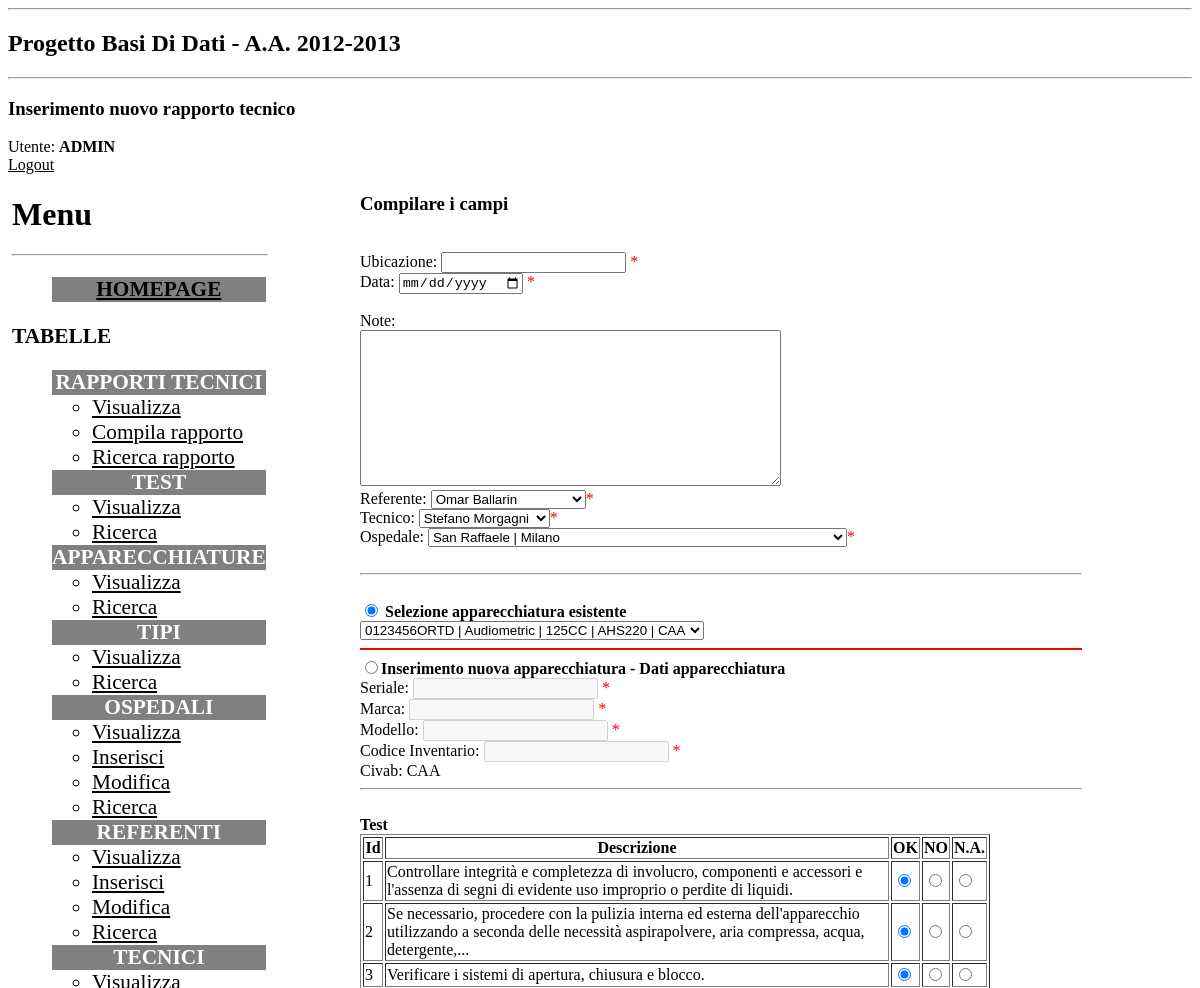
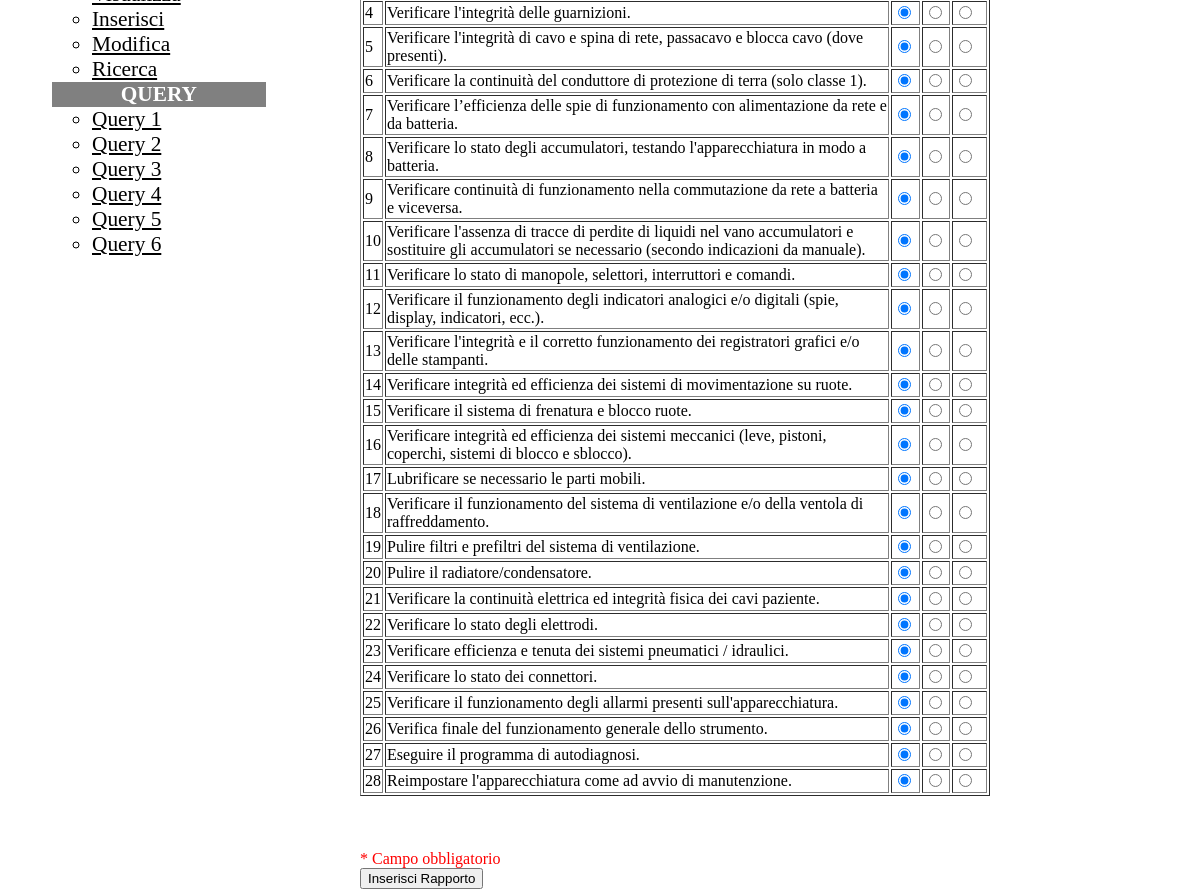
/Php/insert_rapporto.php?civab=CAA (signed in), run on the app's committed database (2 pictures, top to bottom).
### tables this page shows
CREATE TABLE IF NOT EXISTS `Test` (
  `idTest` int(11) NOT NULL,
  `Descrizione` varchar(255) DEFAULT NULL,
  PRIMARY KEY (`idTest`)
);

### Php/insert_rapporto.php (the view, shortened to what this page needs)
<?php
require("library.php");
page_start("Progetto Basi Di Dati - A.A. 2012-2013");
subtitle("Inserimento nuovo rapporto tecnico");
menu();
start_body();
echo "<form action='confirmRapporto.php' method=POST name='rapporto' id='rapporto' onSubmit='return checkForm();' >";
echo "
<B><H3>Compilare i campi</H3></B><br>
";
$civab=$_GET["civab"];
$conn=connectDB();
echo<<<END
  Ubicazione: <input type="text" name="ubicazione" id="ubicazione"> <font color='red'>*</font> <br>
  Data: <input type="date" name="data" id="data"> <font color='red'>*</font><br><br>
   Note:<br>
  <textarea rows=10 cols=50 name="note"></textarea>
END;
$query="SELECT idPersona, p.Nome, p.Cognome FROM Persone p NATURAL JOIN Referenti r";
$result=mysql_query($query, $conn);
echo<<<END
  <br>
  Referente:
  <select name="referente">
END;
while($row=mysql_fetch_array($result))
{
echo<<<END
  <option value="$row[0]">$row[1] $row[2]</option>
END;
}
echo<<<END
  </select><font color='red'>*</font>
END;
$query="SELECT idPersona, p.Nome, p.Cognome FROM Persone p NATURAL JOIN Tecnici t";
$result=mysql_query($query, $conn);
echo<<<END
  <br>
  Tecnico:
  <select name="tecnico">
END;
while($row=mysql_fetch_array($result))
{
echo<<<END
  <option value="$row[0]">$row[1] $row[2]</option>
END;
}
echo<<<END
  </select><font color='red'>*</font>
END;
$query="SELECT o.idOspedale, o.Nome, o.Citta FROM Ospedali o";
$result=mysql_query($query, $conn);
echo<<<END
  <br>
  Ospedale:
  <select name="ospedale">
END;
while($row=mysql_fetch_array($result))
{
echo<<<END
  <option value="$row[0]">$row[1] | $row[2]</option>
END;
}
echo<<<END
  </select><font color='red'>*</font><br><br>
END;
$query="SELECT * FROM Apparecchiature WHERE Civab='$civab'";
$result=mysql_query($query, $conn);
echo<<<END
  <hr width=100%><br>
  <input type="radio" name="selectApp" value="presente"  onclick="changeApp();" id="radioPres" checked>
  <b>Selezione apparecchiatura esistente</b>
  <br>
  <select name="serial" id="pres"> <font color='red'>*</font>
END;
while($row=mysql_fetch_array($result))
  echo "<option value='$row[0]'>$row[0] | $row[1] | $row[2] | $row[3] | $row[4]</option>";
echo<<<END
  <select>
END;
echo<<<END
  <hr width=100% color="red">
  <input type="radio" name="selectApp" value="nuova" onclick="changeApp();" id="radioNew"><b>Inserimento nuova apparecchiatura - Dati apparecchiatura</b> <br>
  Seriale: <input name="serialeApparecchiatura" id="newSer" disabled> <font color='red'>*</font> <br>
  Marca: <input name="marcaApp"  id="newMar" disabled> <font color='red'>*</font> <br>
  Modello: <input name="modelloApp"  id="newMod" disabled> <font color='red'>*</font> <br>
  Codice Inventario: <input name="codiceApp" id="newCod" disabled> <font color='red'>*</font> <br>
END;
echo<<<END
  Civab: $civab<input type="hidden" name="civabApp" value="$civab"><br>
END;
echo<<<END
  <hr width=100%>
  <br>
END;
$query="SELECT t.idTest, t.Descrizione FROM CompatibileCon cn NATURAL JOIN Test t WHERE cn.Civab='$civab'";
$result=mysql_query($query, $conn);
$i=0;
  echo "<b>Test</b>";
$table_head =  array("Id","Descrizione","OK","NO","N.A.");
table_start($table_head);
while ($row = mysql_fetch_row($result)) {
  $radio[0]="<input type=\"radio\" name=\"test$row[0]\" value='SI' checked/>";
  $radio[1]="<input type=\"radio\" name=\"test$row[0]\" value='NO' />";
  $radio[2]="<input type=\"radio\" name=\"test$row[0]\" value='N.A.' />";
  table_row(array_merge($row,$radio));
  $i++;
}
table_end();
echo "
  <br><br>
  <input type='hidden' name='numTest' value='$i'>
  <br>
  <font color='red'>* Campo obbligatorio</font> <br>
  <input type='submit' value='Inserisci Rapporto' name='btnInvia'>
  </form>
";
end_body();
page_end();
?>

### Php/library.php (shortened to what this page needs)
<?php
function page_start($title) {
  echo<<<END
<!DOCTYPE html PUBLIC "-//W3C//DTD XHTML 1.0 Strict//EN" "http://www.w3.org/TR/xhtml1/DTD/xhtml1-strict.dtd">
<html xmlns="http://www.w3.org/1999/xhtml"  xml:lang="it" lang="it">
<head>
<link rel="stylesheet" type="text/css" href="style.css">
<script type="text/javascript" src="script.js"></script>
<title>$title</title>
</head>
<body>
<hr />
<h2>$title</h2>
<hr />
END;
};
function menu()
{
$login=authenticate() or
  die("Accesso negato. Effettuare il <a href=\"login.php\">login</a>");;
echo "Utente: <b>" . strtoupper($login) .  "</b>";
echo "<br />";
echo hyperlink("Logout", "logout.php");
echo<<<END
<div style="position:absolute; left:1%; width:auto;">
<h1>Menu</h1>
<hr width=100% align="left">
<ul style="font-size:16pt;">
<li style="color:white;background-color:grey;text-align:center;"><A HREF="home.php"><b>HOMEPAGE</b></A></li>
</ul>
<text style="font-size:16pt;"><B>TABELLE</B></text>
<ul style="font-size:16pt;">
<li style="color:white;background-color:grey;text-align:center;"><b>RAPPORTI TECNICI</b></li>
  <ul>
  <li><a href="view_rapporti.php">Visualizza</a></li>
  <li><a href="select_tipo.php">Compila rapporto</a></li>
  <li><a href="ricercaRapporto.php">Ricerca rapporto</a></li>
  </ul>
<li style="color:white;background-color:grey;text-align:center;"><b>TEST</b></li>
  <ul>
  <li><a href="view_test.php">Visualizza</a></li>
  <li><a href="ricercaTest.php">Ricerca</a></li>
  </ul>
<li style="color:white;background-color:grey;text-align:center;"><b>APPARECCHIATURE</b></li>
  <ul>
  <li><a href="view_apparecchiature.php">Visualizza</a></li>
  <li><a href="ricercaApparecchiatura.php">Ricerca</a></li>
  </ul>
<li style="color:white;background-color:grey;text-align:center;"><b>TIPI</b></li>
  <ul>
  <li><a href="view_tipi.php">Visualizza</a></li>
  <li><a href="ricercaTipo.php">Ricerca</a></li>
  </ul>
<li style="color:white;background-color:grey;text-align:center;"><b>OSPEDALI</b></li>
  <ul>
  <li><a href="view_ospedali.php?request=view">Visualizza</a></li>
  <li><a href="insert_ospedale.php">Inserisci</a></li>
  <li><a href="view_ospedali.php?request=edit">Modifica</a></li>
  <li><a href="ricercaOspedale.php">Ricerca</a></li>
  </ul>
<li style="color:white;background-color:grey;text-align:center;"><b>REFERENTI</b></li>
  <ul>
  <li><a href="view_referenti.php?request=view">Visualizza</a></li>
  <li><a href="insert_referente.php">Inserisci</a></li>
  <li><a href="view_referenti.php?request=edit">Modifica</a></li>
  <li><a href="ricercaReferente.php">Ricerca</a></li>
  </ul>
<li style="color:white;background-color:grey;text-align:center;"><b>TECNICI</b></li>
  <ul>
  <li><a href="view_tecnici.php?request=view">Visualizza</a></li>
  <li><a href="insert_tecnico.php">Inserisci</a></li>
  <li><a href="view_tecnici.php?request=edit">Modifica</a></li>
  <li><a href="ricercaTecnico.php">Ricerca</a></li>
  </ul>
<li style="color:white;background-color:grey;text-align:center;"><b>QUERY</b></li>
  <ul>
  <li><a href="Query_1.php">Query 1</a></li>
  <li><a href="Query_2.php">Query 2</a></li>
  <li><a href="Query_3.php">Query 3</a></li>
  <li><a href="Query_4.php">Query 4</a></li>
  <li><a href="Query_5.php">Query 5</a></li>
  <li><a href="Query_6.php">Query 6</a></li>
  </ul>
</ul>
</div>
END;
}
function start_body()
{
echo<<<END
<div style="position:absolute; right:10%; left:30%; min-width:40%; width:auto;">
END;
}
function end_body()
{
echo<<<END
</div>
END;
}
function page_end() {
  echo "
</body>
</html>";
};
function subtitle($str) {
  echo "<h3>$str</h3>\n";
};
function hyperlink($str, $url) {
  return "<a href=\"$url\">$str</a>";
};
function table_start($row) {
  echo "<table border=\"1\">\n";
  echo "<tr>\n";
  foreach ($row as $field)
    echo "<th>$field</th>\n";
  echo "</tr>\n";
};
function table_row($row) {
  foreach ($row as $field)
    if ($field)
      echo "<td style='max-width:500px; height:auto;'>$field</td>\n";
    else
      echo "<td>---</td>\n";
  };
function table_end() {
  echo "</table>\n";
};
function authenticate() {
  $login=$_SESSION['logged'];
  if (! $login) {
    return FALSE;
  } else {
    return $login;
  }
}
?>

### Php/style.css (style rules this page uses)
a { color:black; text-decoration:underline; }

### data on the page
test: idTest "1", Descrizione "Controllare integrità e completezza di involucro, componenti e accessori e l'assenza di segni di evidente uso improprio o perdite di liquidi."
test: field "2", field "Se necessario, procedere con la pulizia interna ed esterna dell'apparecchio utilizzando a seconda delle necessità aspirapolvere, aria compressa, acqua, detergente,..."
test: idTest "3", Descrizione "Verificare i sistemi di apertura, chiusura e blocco."
test: idTest "4", Descrizione "Verificare l'integrità delle guarnizioni."
test: idTest "5", Descrizione "Verificare l'integrità di cavo e spina di rete, passacavo e blocca cavo (dove presenti)."
test: idTest "6", Descrizione "Verificare la continuità del conduttore di protezione di terra (solo classe 1)."
test: idTest "7", Descrizione "Verificare l’efficienza delle spie di funzionamento con alimentazione da rete e da batteria."
test: idTest "8", Descrizione "Verificare lo stato degli accumulatori, testando l'apparecchiatura in modo a batteria."
test: idTest "9", Descrizione "Verificare continuità di funzionamento nella commutazione da rete a batteria e viceversa."
test: idTest "10", Descrizione "Verificare l'assenza di tracce di perdite di liquidi nel vano accumulatori e sostituire gli accumulatori se necessario (secondo indicazioni da manuale)."
test: idTest "11", Descrizione "Verificare lo stato di manopole, selettori, interruttori e comandi."
test: idTest "12", Descrizione "Verificare il funzionamento degli indicatori analogici e/o digitali (spie, display, indicatori, ecc.)."
test: idTest "13", Descrizione "Verificare l'integrità e il corretto funzionamento dei registratori grafici e/o delle stampanti."
test: idTest "14", Descrizione "Verificare integrità ed efficienza dei sistemi di movimentazione su ruote."
test: idTest "15", Descrizione "Verificare il sistema di frenatura e blocco ruote."
test: idTest "16", Descrizione "Verificare integrità ed efficienza dei sistemi meccanici (leve, pistoni, coperchi, sistemi di blocco e sblocco)."
test: idTest "17", Descrizione "Lubrificare se necessario le parti mobili."
test: idTest "18", Descrizione "Verificare il funzionamento del sistema di ventilazione e/o della ventola di raffreddamento."
test: idTest "19", Descrizione "Pulire filtri e prefiltri del sistema di ventilazione."
test: idTest "20", Descrizione "Pulire il radiatore/condensatore."
test: idTest "21", Descrizione "Verificare la continuità elettrica ed integrità fisica dei cavi paziente."
test: idTest "22", Descrizione "Verificare lo stato degli elettrodi."
test: idTest "23", Descrizione "Verificare efficienza e tenuta dei sistemi pneumatici / idraulici."
test: idTest "24", Descrizione "Verificare lo stato dei connettori."
test: idTest "25", Descrizione "Verificare il funzionamento degli allarmi presenti sull'apparecchiatura."
test: idTest "26", Descrizione "Verifica finale del funzionamento generale dello strumento."
test: idTest "27", Descrizione "Eseguire il programma di autodiagnosi."
test: idTest "28", Descrizione "Reimpostare l'apparecchiatura come ad avvio di manutenzione."

### other printed values
$title "Progetto Basi Di Dati - A.A. 2012-2013"
$str "Inserimento nuovo rapporto tecnico"
$login "ADMIN"
$str "Logout"
$civab "CAA"
$field "Id"
$field "Descrizione"
$field "OK"
$field "NO"
$field "N.A."
form field referente "Omar Ballarin"
form field tecnico "Stefano Morgagni"
form field ospedale "San Raffaele | Milano"
form field serial "0123456ORTD | Audiometric | 125CC | AHS220 | CAA"
